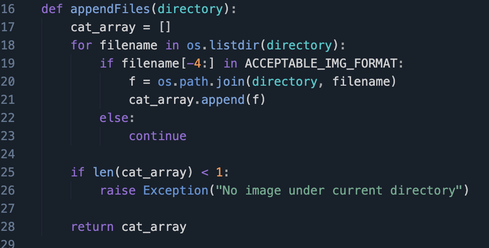
#> input picture pyFuncLib/picCat/Screenshot 2023-07-22 at 03.03.38.png, 489 x 248 px, shrunk from 972 x 492 before the run; its folder holds 4 pictures in this run
$ python picCat.py
#> lines starting #> are read from the running program, lines starting #| are printed output that depends on the picture
import cv2
import numpy as np
import os
import sys

ACCEPTABLE_IMG_FORMAT = [".png", ".jpg", "jpeg"]
ALIGN_POS = ["l", "c", "r"] # left, centre, right alignment
PADDINGS = ["b", "w"] # black and white paddings

# Arguments
directory = "./"
pos = ALIGN_POS[-1]
padding = PADDINGS[-1]

"""
NOTE:
Please place the figures under the directory above, and make sure the figures are of the acceptable formats.
"""

def appendFiles(directory):
#> called with directory = './'
    cat_array = []
    for filename in os.listdir(directory):
        if filename[-4:] in ACCEPTABLE_IMG_FORMAT:
            f = os.path.join(directory, filename)
            cat_array.append(f)
        else:
            continue
#> pass 2 of the loop in appendFiles, `for filename in os.listdir(directory):`:
#> pass 3 of the loop in appendFiles, `for filename in os.listdir(directory):`:
#> the loop made 5 passes; the first 3 are shown

    if len(cat_array) < 1:
        raise Exception("No image under current directory")

    return cat_array

def catFig(fig1, fig2, pos, padding):

    match padding:
        case "w":
            padding = 255
        case "b":
            padding = 0.0
        case _: # default padding is white
            padding = 255

    new_height = fig1.shape[0] + fig2.shape[0]
    new_width = max(fig1.shape[1], fig2.shape[1])
    new_fig = padding * np.ones((new_height, new_width, 3)) # white paddings
    width_disparity = fig1.shape[1] - fig2.shape[1] # [1] stands for width of the figure

    if pos not in ALIGN_POS:
        raise Exception("Params: Align position undefined")

    match pos:
        case "l": # images left align
            if(width_disparity == 0):
                new_fig[:fig1.shape[0], :, :] = fig1
                new_fig[fig1.shape[0]:, :, :] = fig2
            elif(width_disparity > 0):
                new_fig[:fig1.shape[0], :, :] = fig1
                new_fig[fig1.shape[0]:, :-width_disparity, :] = fig2
            else:
                new_fig[:fig1.shape[0], :width_disparity, :] = fig1
                new_fig[fig1.shape[0]:, :, :] = fig2

        case "c": # images centre align
            if(width_disparity == 0):
                new_fig[:fig1.shape[0], :, :] = fig1
                new_fig[fig1.shape[0]:, :, :] = fig2
            elif(width_disparity > 0):
                new_fig[:fig1.shape[0], :, :] = fig1
                new_fig[fig1.shape[0]:, width_disparity//2: width_disparity//2 - width_disparity, :] = fig2
            else:
                new_fig[:fig1.shape[0], -width_disparity//2 : width_disparity - width_disparity//2, :] = fig1
                new_fig[fig1.shape[0]:, :, :] = fig2

        case "r": # images right align
            if(width_disparity >= 0):
                new_fig[:fig1.shape[0], :, :] = fig1
                new_fig[fig1.shape[0]:, width_disparity:, :] = fig2
            else:
                new_fig[:fig1.shape[0], -width_disparity:, :] = fig1
                new_fig[fig1.shape[0]:, :, :] = fig2

        case _ : # Exceptions
            raise Exception("Params: Align position undefined")

    return new_fig

def picCat(dir=directory, pos = ALIGN_POS[-1], padding = PADDINGS[-1]):
    cat_files = appendFiles(dir)
    index = 0

    fig1 = cv2.imread(cat_files[index])
#> fig1 is the input picture: shape (248, 489, 3); mean B, G, R 49.2, 38.6, 30.1

    while index < len(cat_files) - 1:
        index += 1
        fig2 = cv2.imread(cat_files[index])
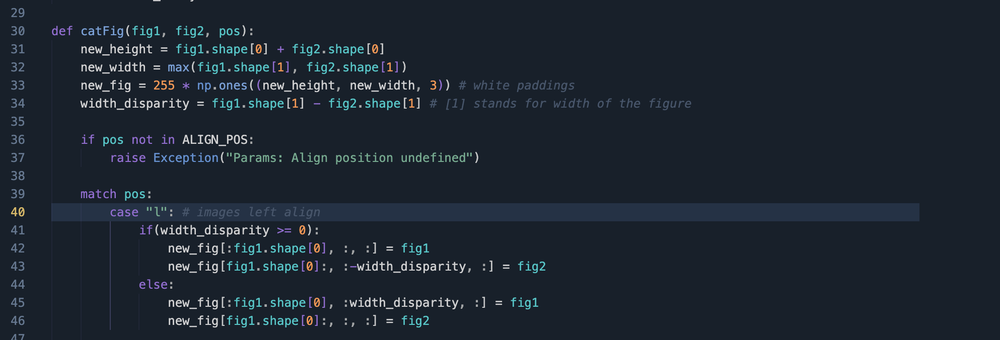
#> input picture pyFuncLib/picCat/Screenshot 2023-07-22 at 03.03.46.png, 1000 x 340 px, shrunk from 1986 x 676 before the run
#> fig2 is the input picture: shape (340, 1000, 3); mean B, G, R 47.9, 37.5, 28.6
        fig1 = catFig(fig1, fig2, pos, padding)
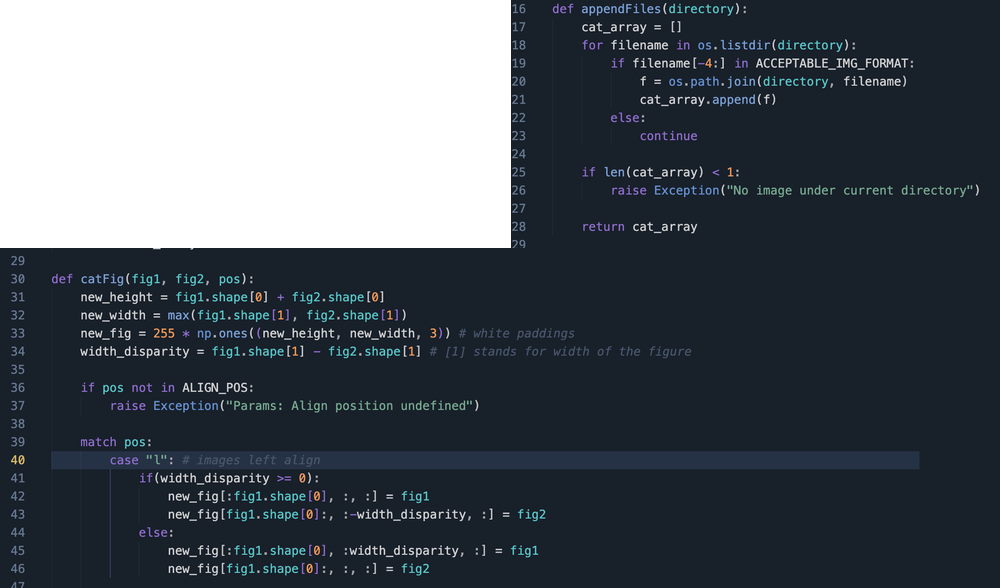
#> fig1: shape (588, 1000, 3) float64; mean B, G, R 92.8, 84.6, 77.7
#> pass 2 of the loop in picCat, `while index < len(cat_files) - 1:`:
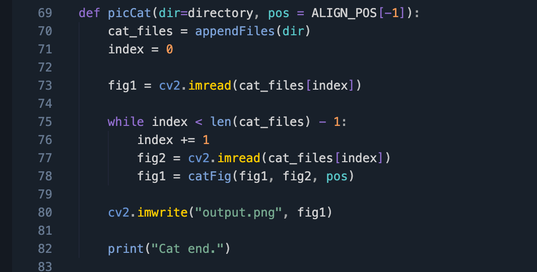
#> input picture pyFuncLib/picCat/Screenshot 2023-07-22 at 03.04.10.png, 537 x 272 px, shrunk from 1066 x 540 before the run
#> in picCat, fig2 is the input picture: shape (272, 537, 3); mean B, G, R 47.1, 37.6, 29.6
#> in picCat, `fig1 = catFig(fig1, fig2, pos, padding)`:
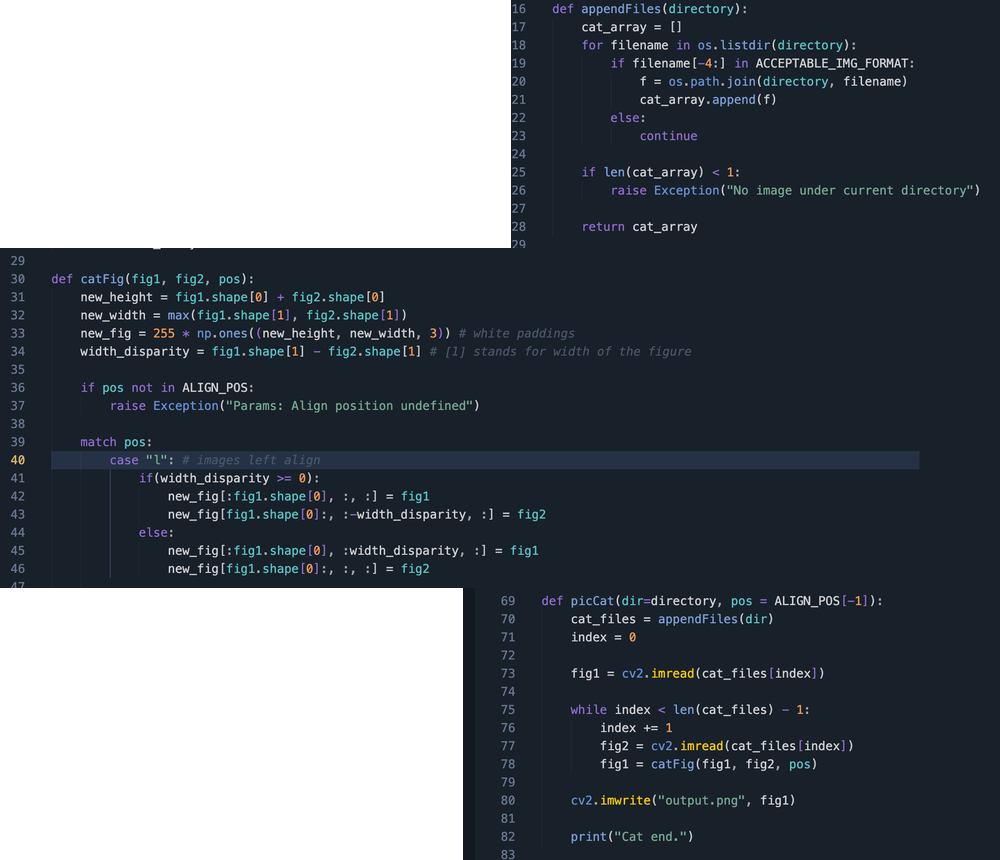
#> fig1: shape (860, 1000, 3) float64; mean B, G, R 108.8, 101.6, 95.5
#> pass 3 of the loop in picCat, `while index < len(cat_files) - 1:`:
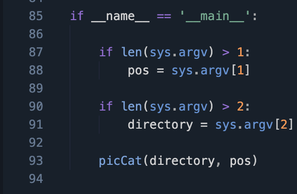
#> input picture pyFuncLib/picCat/Screenshot 2023-07-22 at 03.04.20.png, 297 x 194 px, shrunk from 590 x 386 before the run
#> in picCat, fig2 is the input picture: shape (194, 297, 3); mean B, G, R 48.7, 38, 29.7
#> in picCat, `fig1 = catFig(fig1, fig2, pos, padding)`:
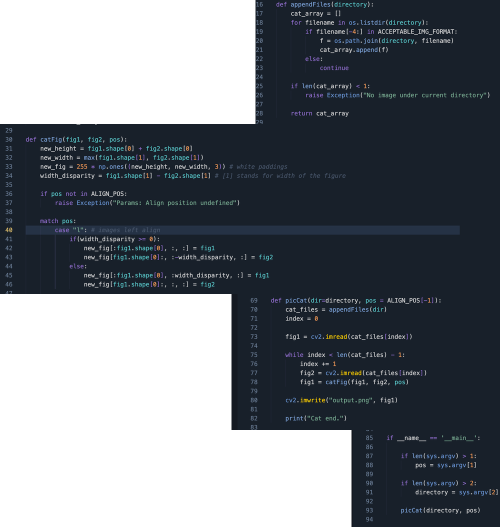
#> fig1: shape (1054, 1000, 3) float64 (shown at 1/2 size); mean B, G, R 124.5, 117.9, 112.5

    cv2.imwrite("output.png", fig1)
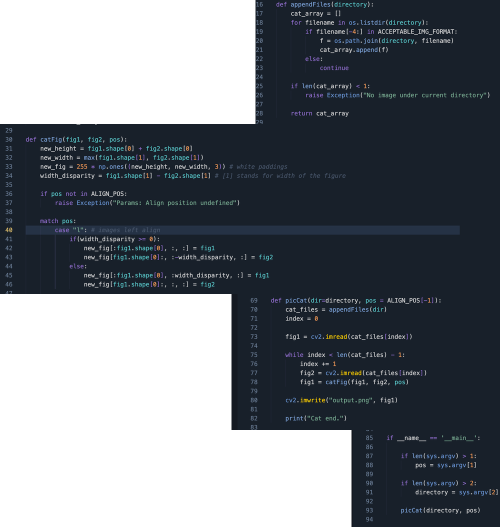
#> saved as output.png: shape (1054, 1000, 3) (shown at 1/2 size); mean B, G, R 124.5, 117.9, 112.5

    print("Cat end.")


if __name__ == '__main__':

    if len(sys.argv) > 1:
        pos = sys.argv[1]

    if len(sys.argv) > 2:
        padding = sys.argv[2]

    if len(sys.argv) > 3:
        directory = sys.argv[3]

    picCat(directory, pos, padding)
